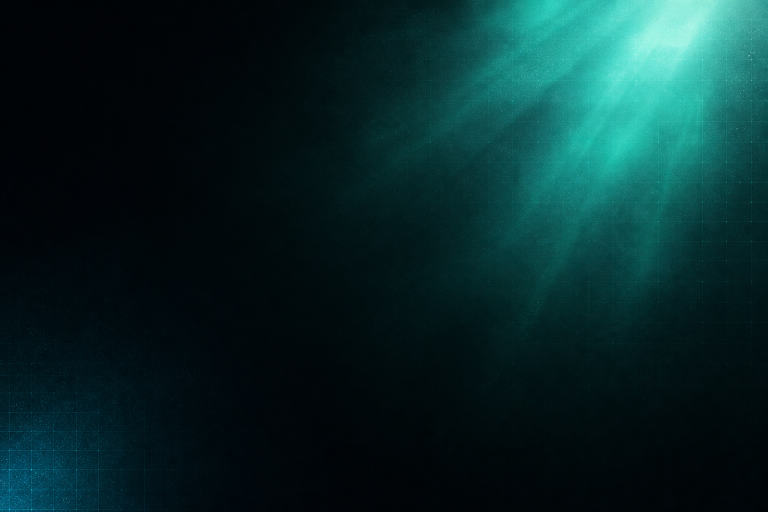
#> input picture store-assets/bg/01.png, 1536 x 1024 px (shown at 1/2 size); its folder holds 5 pictures in this run
$ python compose4.py
#> lines starting #> are read from the running program, lines starting #| are printed output that depends on the picture
#!/usr/bin/env python3
"""Hybrid store screenshots (1280x800): Codex-generated cinematic backdrops
(store-assets/bg/*.png) + real side-panel captures composited on top, with a
refined layout to fix the off-balance feel.

Run: /tmp/storeimg-venv/bin/python store-assets/compose4.py
"""
import os
import sys
from PIL import Image, ImageDraw, ImageFont, ImageFilter, ImageEnhance

W, H = 1280, 800
MINT = (80, 210, 193)
MINT_BR = (102, 232, 200)
WHITE = (245, 251, 249)
DIM = (176, 198, 195)
MUTE = (126, 150, 148)

ROOT = os.path.dirname(os.path.dirname(os.path.abspath(__file__)))
RAW = os.path.join(ROOT, "store-assets", "raw2")
BG = os.path.join(ROOT, "store-assets", "bg")
OUT = os.path.join(ROOT, "store-assets", "final4")
os.makedirs(OUT, exist_ok=True)

FONT_PATH = "/System/Library/Fonts/SFNS.ttf"


# [7 lines left out: function font, not called in this run]


def backdrop(name):
#> called with name = '01.png'
    im = Image.open(os.path.join(BG, name)).convert("RGB")
#> im is the input picture: PIL image 1536x1024 RGB; mean R, G, B 7.9, 39.8, 41.1
    # cover-fit to 1280x800
    s = max(W / im.width, H / im.height)
#> s = 0.833
    im = im.resize((int(im.width * s) + 1, int(im.height * s) + 1), Image.LANCZOS)
#> im: PIL image 1281x854 RGB
    x = (im.width - W) // 2
#> x = 0
    y = (im.height - H) // 2
#> y = 27
    return im.crop((x, y, x + W, y + H)).convert("RGBA")
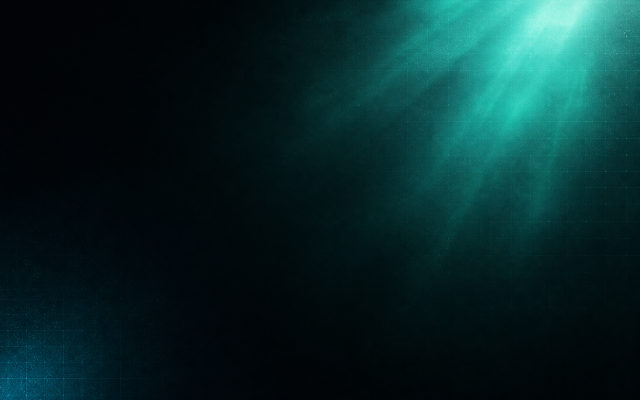
#> returned value: PIL image 1280x800 RGBA (shown at 1/2 size); mean R, G, B, A 7.5, 39.3, 40.5, 255


# [28 lines left out: functions left_scrim, rounded, trim_bottom, not called in this run]


_c = {}
def load_panel(name):
    if name in _c: return _c[name]
    im = trim_bottom(Image.open(os.path.join(RAW, f"{name}.png")).convert("RGB"))
    _c[name] = im
    return im


def place(canvas, name, cx, cy, h, angle=0.0, dim=1.0, glow=70, rad=20):
    p = rounded(load_panel(name), rad)
    s = h / p.height
    p = p.resize((max(1, int(p.width * s)), int(h)), Image.LANCZOS)
    bd = p.copy()
    ImageDraw.Draw(bd).rounded_rectangle([0, 0, p.width - 1, p.height - 1], radius=rad,
                                         outline=(130, 240, 220, 165), width=2)
    p = bd
    if dim != 1.0:
        rgb = ImageEnhance.Brightness(p.convert("RGB")).enhance(dim)
        p = Image.merge("RGBA", (*rgb.split(), p.split()[3]))
    if angle:
        p = p.rotate(angle, expand=True, resample=Image.BICUBIC)
    pw, ph = p.size
    x, y = int(cx - pw / 2), int(cy - ph / 2)
    if glow:
        gl = Image.new("RGBA", canvas.size, (0, 0, 0, 0))
        gw, gh = int(pw * 0.8), int(ph * 0.62)
        ImageDraw.Draw(gl).ellipse([cx - gw, cy - gh, cx + gw, cy + gh], fill=(*MINT, glow))
        canvas.alpha_composite(gl.filter(ImageFilter.GaussianBlur(95)))
    sh = Image.new("RGBA", canvas.size, (0, 0, 0, 0))
    ImageDraw.Draw(sh).rounded_rectangle([x + 6, y + 28, x + pw + 6, y + ph + 36],
                                         radius=rad + 6, fill=(0, 0, 0, 175))
    canvas.alpha_composite(sh.filter(ImageFilter.GaussianBlur(36)))
    canvas.alpha_composite(p, (x, y))


# [23 lines left out: functions tracked, brand, headline, not called in this run]


def sub(d, x, y, text, size=22, fill=DIM):
    d.text((x, y), text, font=font(size, "Regular"), fill=fill)
    return y + 34


# [6 lines left out: function cta, not called in this run]


# Panel clusters per slide — intentional, gently tilted, well spaced.
def cluster_hero(c):
    place(c, "liq-btc",  W * 0.55, H * 0.62, 470, angle=6, dim=0.5, glow=30)
    place(c, "arb-btc",  W * 0.88, H * 0.55, 540, angle=-7, dim=0.7, glow=45)
    place(c, "fr-hype",  W * 0.72, H * 0.55, 660, angle=-2, dim=1.0, glow=80)

# [21 lines left out: functions cluster_desk, cluster_follows, cluster_edges, cluster_cta, not called in this run]


def slide(out, bg, cluster, draw_text):
    c = backdrop(bg)
    cluster(c)
    left_scrim(c)
    d = ImageDraw.Draw(c)
    draw_text(d, c)
    c.convert("RGB").save(os.path.join(OUT, out), quality=95)
    print("saved", out)


# [4 lines left out: function t_hero, not called in this run]

def t_desk(d, c):
    brand(d, c, 84, 74)
    headline(d, 84, 118, ["An entire trading", "desk — in one panel."], 50, 58)

def t_follows(d, c):
    y = headline(d, 84, 244, ["Built for the", "coin on your", "screen."], 58, 66)
    sub(d, 84, y + 14, "Switch markets — the panel follows, instantly.")

def t_edges(d, c):
    y = headline(d, 84, 226, ["See what", "other traders", "don't."], 60, 68)
    sub(d, 84, y + 14, "Cross-venue basis, liquidation maps, funding hedges.")

# [6 lines left out: function t_cta, not called in this run]


SLIDES = {
    "01": ("01-hero.png", "01.png", cluster_hero, t_hero),
    "02": ("02-desk.png", "02.png", cluster_desk, t_desk),
    "03": ("03-follows.png", "03.png", cluster_follows, t_follows),
    "04": ("04-edges.png", "04.png", cluster_edges, t_edges),
    "05": ("05-cta.png", "05.png", cluster_cta, t_cta),
}

if __name__ == "__main__":
    for k in (sys.argv[1:] or list(SLIDES.keys())):
        out, bg, cl, tx = SLIDES[k]
#> (the run stopped early here; a loop or call above may not have finished)
